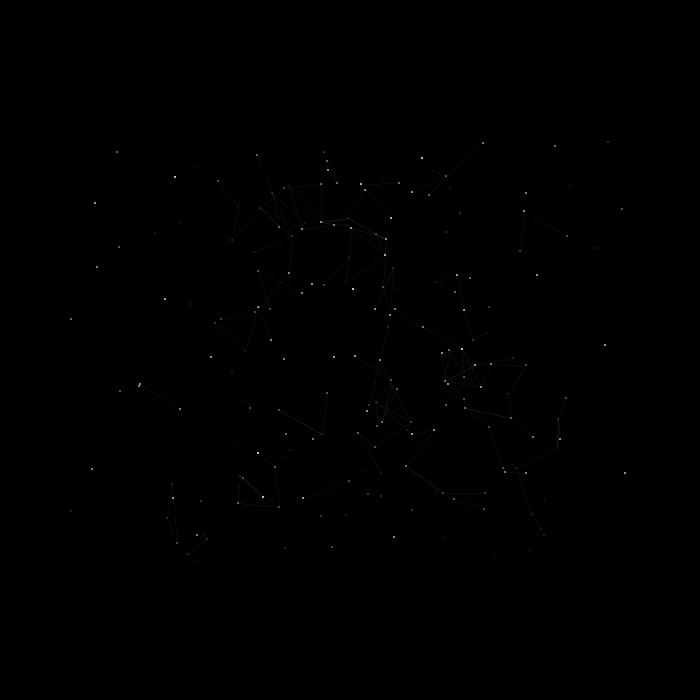
Frame 1 (no input)
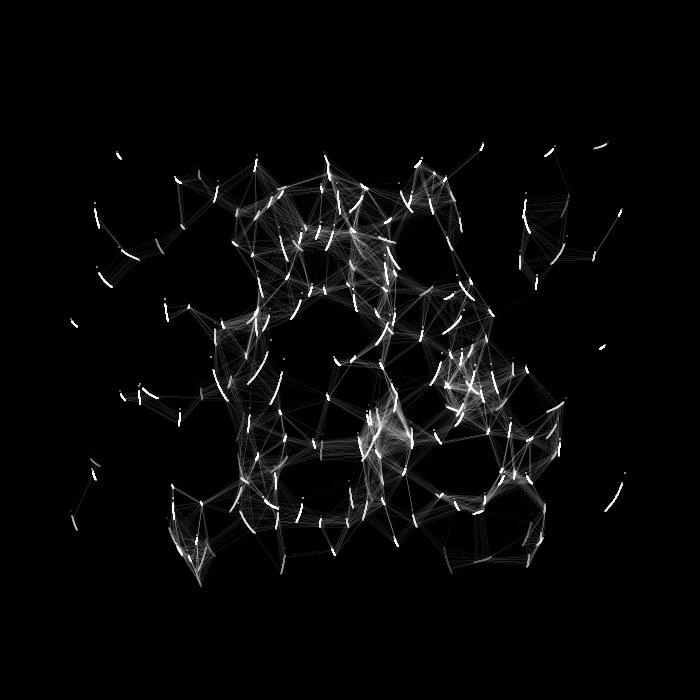
Frame 60 (the mouse pressed at the canvas centre just before this capture)
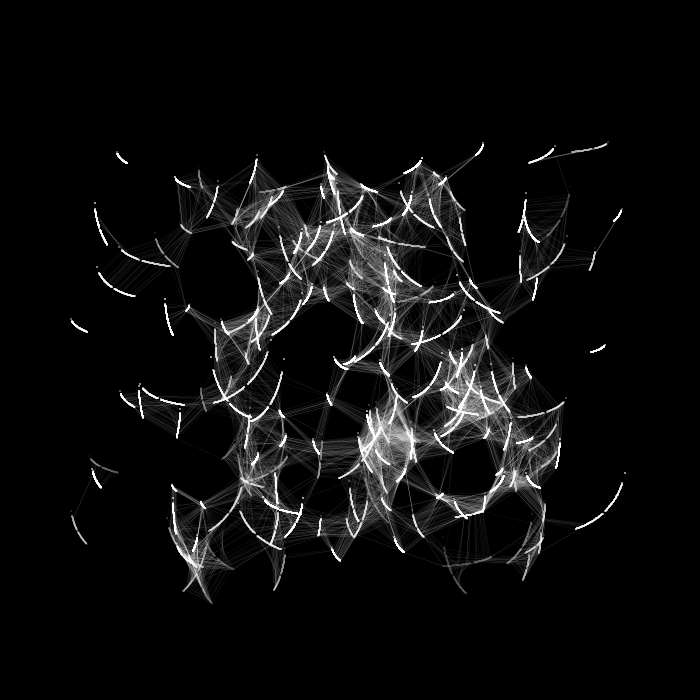
Frame 120 (the mouse held since frame 60 and released just before this capture)

The Processing sketch that drew these frames (run headless with seeded random() and noise(); from frame 60 on, the mouse is pressed at the canvas centre):

// Processing sketch: processing_183664
// ── processing_183664.pde

ArrayList<Particle> particles;
float numParticles;
float reactionDist; // distance at which particles should react with each other
float lineOdds; // 0 to 100, what are the odds we'll draw a line if two particles are close enough?
 
void setup() {
  size(700, 700);
  smooth();
  frameRate(120);
  background(0);
  particles = new ArrayList();
  numParticles = 200;
  reactionDist = 50;
  lineOdds = 10;
 
  for (int i = 0; i < numParticles; i++) {
    particles.add(new Particle(random(width/5, width-(width/5)), random(height/5, height-(height/5)), random(0.5, 2)));
  }
}
 
void draw() {
  
 
  for (int i = 0; i < particles.size(); i++) {
    Particle p = (Particle) particles.get(i);
    p.draw();
  }
 
  // detect distance & draw lines
  for (int i = 0; i < particles.size(); i++) {
    Particle p1 = (Particle) particles.get(i);
    for (int j = 0; j < particles.size(); j++) {
      Particle p2 = (Particle) particles.get(j);
      if (p1 != p2) {
        if (dist(p1.x, p1.y, p2.x, p2.y) <= reactionDist) {
          if (random(0, 100) <= lineOdds) {
            stroke(255, 80);
            strokeWeight(0.1);
            line(p1.x, p1.y, p2.x, p2.y);
          }
        }
      }
    }
  }
}
 
class Particle {
 
  float cx, cy; // animated pos
  float x, y;
  float rx, ry; // radius
  float rT;
  float size;
  float alpha;
 
  Particle(float x, float y, float size) {
    this.cx = x;
    this.cy = y;
    this.size = size;
 
    rx = random(10, 80);
    ry = random(10, 80);
    rT = random(1000, 3000);
    if (random(100) < 50) {
      rx = rx * -1;
    }
  }
 
  void draw() {
    float t = millis()/rT; // speed
    x = (int)(cx + rx * cos (t));
    y = (int)(cy + ry * sin (t));
 
    noStroke();
    fill(255);
    ellipse(x, y, size, size);
  }
}
